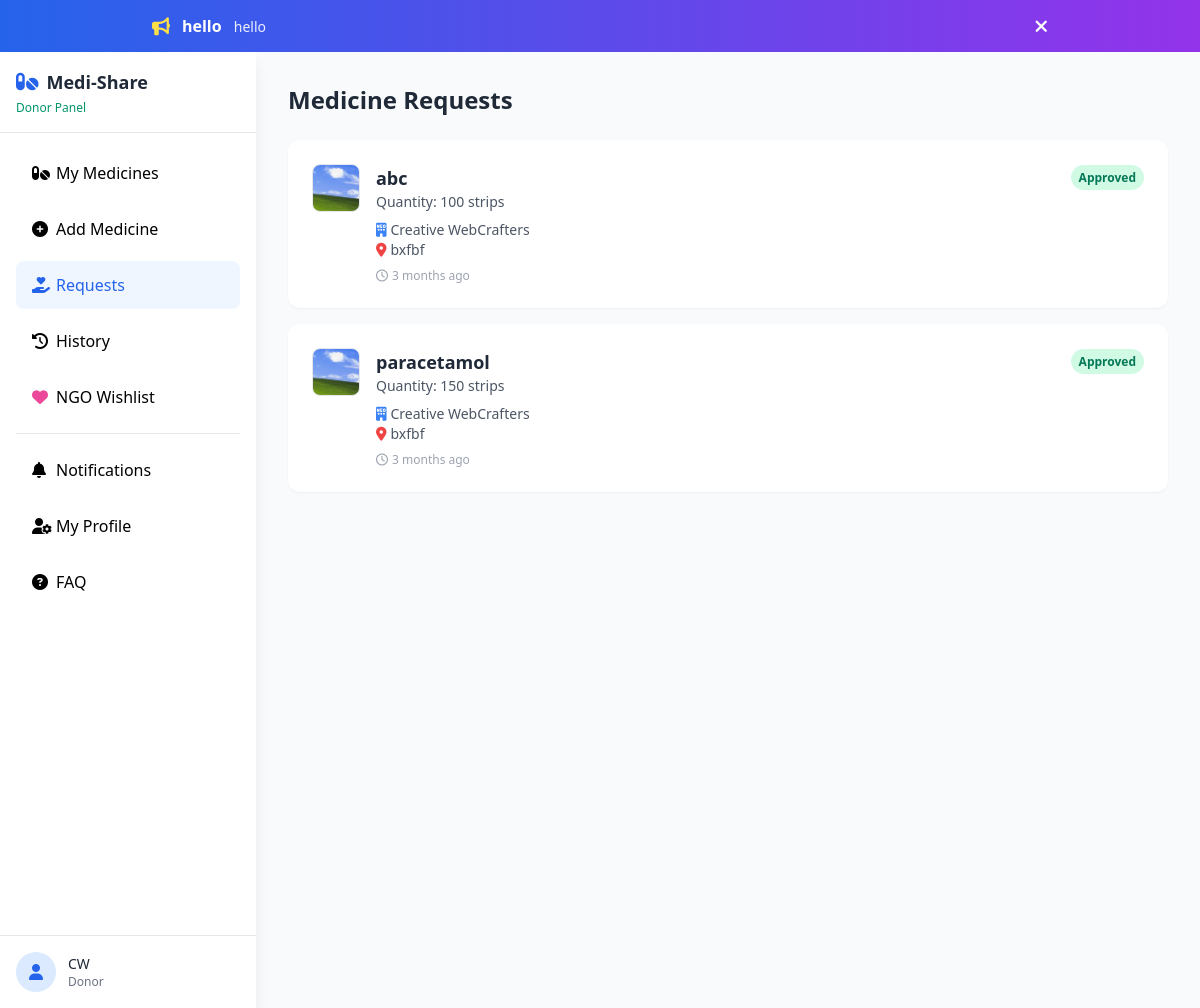
Screenshot of /donor/requests.php (signed in) with the database file from the repository.
### tables this page shows
CREATE TABLE `announcements` (
  `id` int(11) NOT NULL,
  `title` varchar(200) NOT NULL,
  `message` text NOT NULL,
  `is_active` tinyint(4) NOT NULL DEFAULT 1,
  `created_by` int(11) DEFAULT NULL,
  `created_at` timestamp NOT NULL DEFAULT current_timestamp()
);

CREATE TABLE `requests` (
  `request_id` int(11) NOT NULL,
  `ngo_id` int(11) NOT NULL,
  `medicine_id` int(11) NOT NULL,
  `request_status` enum('pending','approved','rejected') DEFAULT 'pending',
  `rejection_reason` varchar(500) DEFAULT NULL,
  `request_note` varchar(500) DEFAULT NULL,
  `request_date` timestamp NOT NULL DEFAULT current_timestamp()
);

CREATE TABLE `medicines` (
  `medicine_id` int(11) NOT NULL,
  `donor_id` int(11) NOT NULL,
  `medicine_name` varchar(150) NOT NULL,
  `expiry_date` date NOT NULL,
  `quantity_strips` int(11) NOT NULL,
  `category` enum('Antibiotic','Painkiller','Vitamin','Supplement','Other') NOT NULL DEFAULT 'Other',
  `image_path` varchar(255) DEFAULT NULL,
  `status` enum('available','requested','donated') DEFAULT 'available',
  `listed_at` timestamp NOT NULL DEFAULT current_timestamp()
);

CREATE TABLE `users` (
  `user_id` int(11) NOT NULL,
  `full_name` varchar(100) NOT NULL,
  `email` varchar(100) NOT NULL,
  `password` varchar(255) NOT NULL,
  `role` enum('donor','ngo','admin') DEFAULT 'donor',
  `contact_number` varchar(15) NOT NULL,
  `phone` varchar(20) DEFAULT NULL,
  `address` text NOT NULL,
  `is_verified` tinyint(4) NOT NULL DEFAULT 0,
  `created_at` timestamp NOT NULL DEFAULT current_timestamp()
);

### donor/requests.php (the view, shortened to what this page needs)
<?php
require_once '../db.php';
require_once '../helpers.php';
$user_id = $_SESSION['user_id'];
$requests = [];
try {
    $stmt = $pdo->prepare("SELECT r.request_id, r.request_status, r.request_date, r.request_note, r.rejection_reason,
                           m.medicine_name, m.quantity_strips, m.image_path,
                           u.full_name as ngo_name, u.address as ngo_address
                           FROM requests r JOIN medicines m ON r.medicine_id = m.medicine_id JOIN users u ON r.ngo_id = u.user_id
                           WHERE m.donor_id = ? ORDER BY r.request_date DESC");
    $stmt->execute([$user_id]);
    $requests = $stmt->fetchAll();
} catch (PDOException $e) {}
?>
<!DOCTYPE html>
<html lang="en">
<head>
    <script src="https://cdn.tailwindcss.com"></script>
    <link rel="stylesheet" href="https://cdnjs.cloudflare.com/ajax/libs/font-awesome/6.4.0/css/all.min.css">
</head>
<body class="bg-gray-50">
    <?php include '../common/header.php'; ?>
    <div class="flex">
        <?php include '../common/sidebar.php'; ?>
        <main class="flex-1 min-h-screen p-4 md:p-8">
            <h1 class="text-2xl font-bold text-gray-800 mb-6">Medicine Requests</h1>
            <?php if (count($requests) > 0): ?>
                <div class="space-y-4">
                    <?php foreach ($requests as $req): ?>
                        <div class="bg-white rounded-xl shadow-sm p-6">
                            <div class="flex flex-col sm:flex-row justify-between items-start">
                                <div class="flex items-start space-x-4">
                                    <div class="flex-shrink-0"><?php echo render_medicine_thumbnail($req['image_path'] ?? null, $req['medicine_name']); ?></div>
                                    <div>
                                        <h3 class="text-lg font-bold text-gray-800"><?php echo sanitize_output($req['medicine_name']); ?></h3>
                                        <p class="text-sm text-gray-600">Quantity: <?php echo (int)$req['quantity_strips']; ?> strips</p>
                                        <p class="text-sm text-gray-600 mt-2"><i class="fa-solid fa-building-ngo text-blue-500 mr-1"></i><?php echo sanitize_output($req['ngo_name']); ?></p>
                                        <p class="text-sm text-gray-600"><i class="fa-solid fa-location-dot text-red-500 mr-1"></i><?php echo sanitize_output($req['ngo_address']); ?></p>
                                        <p class="text-xs text-gray-400 mt-2"><i class="fa-regular fa-clock mr-1"></i><?php echo time_ago($req['request_date']); ?></p>
                                    </div>
                                </div>
                                <div class="mt-4 sm:mt-0 text-right">
                                    <?php echo render_status_badge($req['request_status']); ?>
                                </div>
                            </div>
                        </div>
                    <?php endforeach; ?>
                </div>
            <?php endif; ?>
        </main>
    </div>
</body>
</html>

### helpers.php (shortened to what this page needs)
<?php
function sanitize_output($data) {
    return htmlspecialchars((string)$data, ENT_QUOTES, 'UTF-8');
}
    if (!empty($success)): ?>
    <?php endif;
function render_status_badge($status) {
    $status_lower = strtolower(trim($status));
    $colors = [
        'available'  => 'bg-emerald-100 text-emerald-700',
        'requested'  => 'bg-blue-100 text-blue-700',
        'donated'    => 'bg-gray-200 text-gray-600',
        'pending'    => 'bg-amber-100 text-amber-700',
        'approved'   => 'bg-emerald-100 text-emerald-700',
        'rejected'   => 'bg-red-100 text-red-700',
        'verified'   => 'bg-emerald-100 text-emerald-700',
        'unverified' => 'bg-amber-100 text-amber-700',
        'donor'      => 'bg-green-100 text-green-700',
        'ngo'        => 'bg-purple-100 text-purple-700',
        'admin'      => 'bg-gray-200 text-gray-700',
        'open'       => 'bg-blue-100 text-blue-700',
        'fulfilled'  => 'bg-emerald-100 text-emerald-700',
        'withdrawn'  => 'bg-gray-200 text-gray-500',
    ];
    $class = $colors[$status_lower] ?? 'bg-gray-100 text-gray-600';
    $label = ucfirst(str_replace('_', ' ', $status_lower));
    return '<span class="px-2 py-1 ' . $class . ' text-xs font-semibold rounded-full">' . sanitize_output($label) . '</span>';
}
function render_medicine_thumbnail($image_path, $medicine_name, $base_path = '..') {
    if (!empty($image_path) && file_exists(__DIR__ . '/uploads/' . $image_path)) {
        return '<img src="' . $base_path . '/uploads/' . sanitize_output($image_path) . '" alt="' . sanitize_output($medicine_name) . '" class="w-12 h-12 rounded-lg object-cover border border-gray-200">';
    }
    $initial = strtoupper(substr($medicine_name, 0, 1));
    $colors = ['bg-blue-100 text-blue-600', 'bg-emerald-100 text-emerald-600', 'bg-purple-100 text-purple-600', 'bg-amber-100 text-amber-600', 'bg-rose-100 text-rose-600'];
    $color = $colors[ord($initial) % count($colors)];
    return '<div class="w-12 h-12 rounded-lg ' . $color . ' flex items-center justify-center font-bold text-lg">' . sanitize_output($initial) . '</div>';
}
function time_ago($datetime) {
    $timezone = new DateTimeZone('Asia/Kolkata');
    $now = new DateTime('now', $timezone);
    $then = new DateTime($datetime, $timezone);
    $diff = $now->diff($then);
    if ($diff->m > 0) return $diff->m . ' month' . ($diff->m > 1 ? 's' : '') . ' ago';
    return 'Just now';
}
function get_active_announcement($pdo) {
    try {
        $stmt = $pdo->query("SELECT * FROM announcements WHERE is_active = 1 ORDER BY created_at DESC LIMIT 1");
        return $stmt->fetch();
    } catch (PDOException $e) { return null; }
}
function render_announcement_banner($pdo) {
    $ann = get_active_announcement($pdo);
    ?>
    <div id="announcementBanner" class="bg-gradient-to-r from-blue-600 to-purple-600 text-white px-4 py-3 relative">
        <div class="max-w-4xl mx-auto flex items-center justify-between">
            <div class="flex items-center space-x-3">
                <i class="fa-solid fa-bullhorn text-yellow-300 text-lg"></i>
                <div>
                    <span class="font-bold"><?php echo sanitize_output($ann['title']); ?></span>
                    <span class="ml-2 text-sm opacity-90"><?php echo sanitize_output($ann['message']); ?></span>
                </div>
            </div>
            <button onclick="dismissAnnouncement(<?php echo (int)$ann['id']; ?>)" class="text-white hover:text-yellow-300 ml-4 flex-shrink-0">
                <i class="fa-solid fa-times text-lg"></i>
            </button>
        </div>
    </div>
    <?php
}

### rows the page displays
announcements: title "hello", message "hello"
requests: medicine.image_path (picture), medicine.medicine_name "abc", medicine.quantity_strips "100", ngo.full_name "Creative WebCrafters", ngo.address "bxfbf", request_date "3 months ago", request_status "Approved"
requests: medicine.image_path (picture), medicine.medicine_name "paracetamol", medicine.quantity_strips "150", ngo.full_name "Creative WebCrafters", ngo.address "bxfbf", request_date "3 months ago", request_status "Approved"

### other values shown
sanitize_output($user_name) "CW"
$role "Donor"
